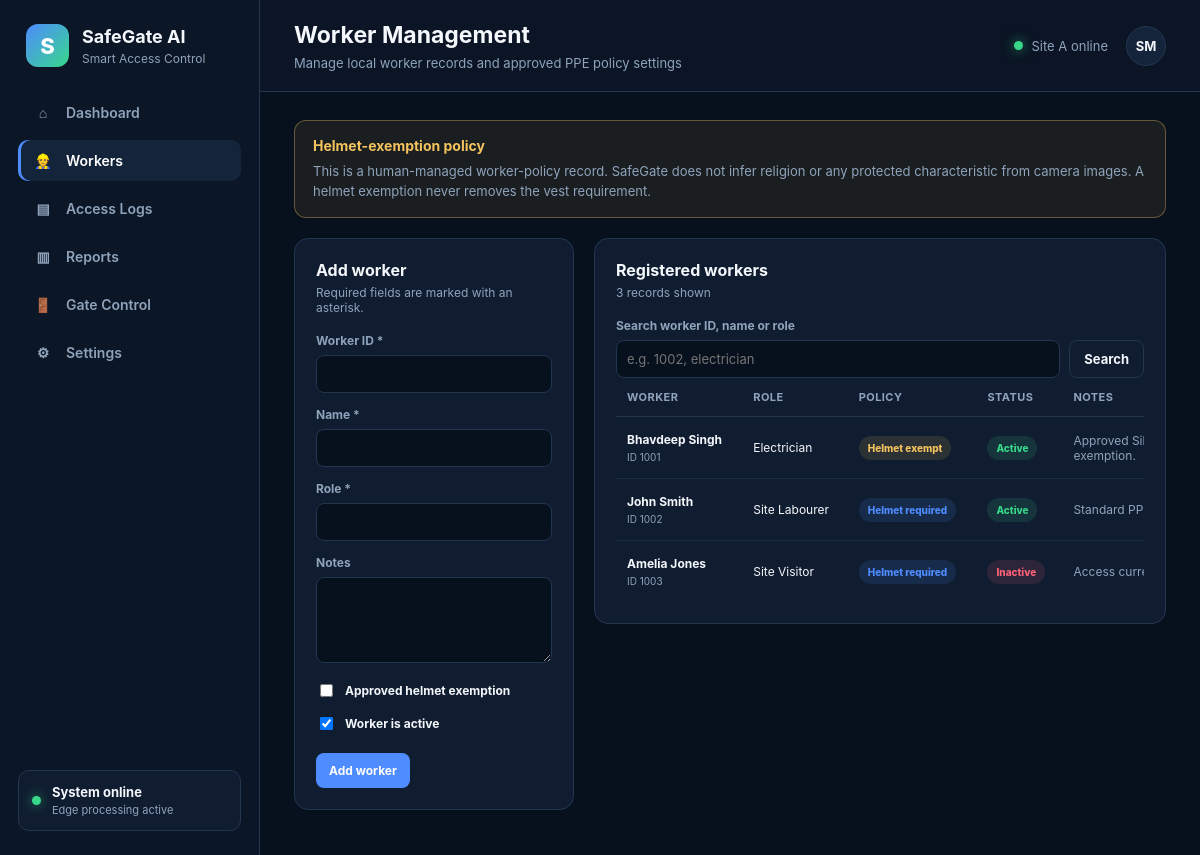
The page /workers on the database as committed earlier.
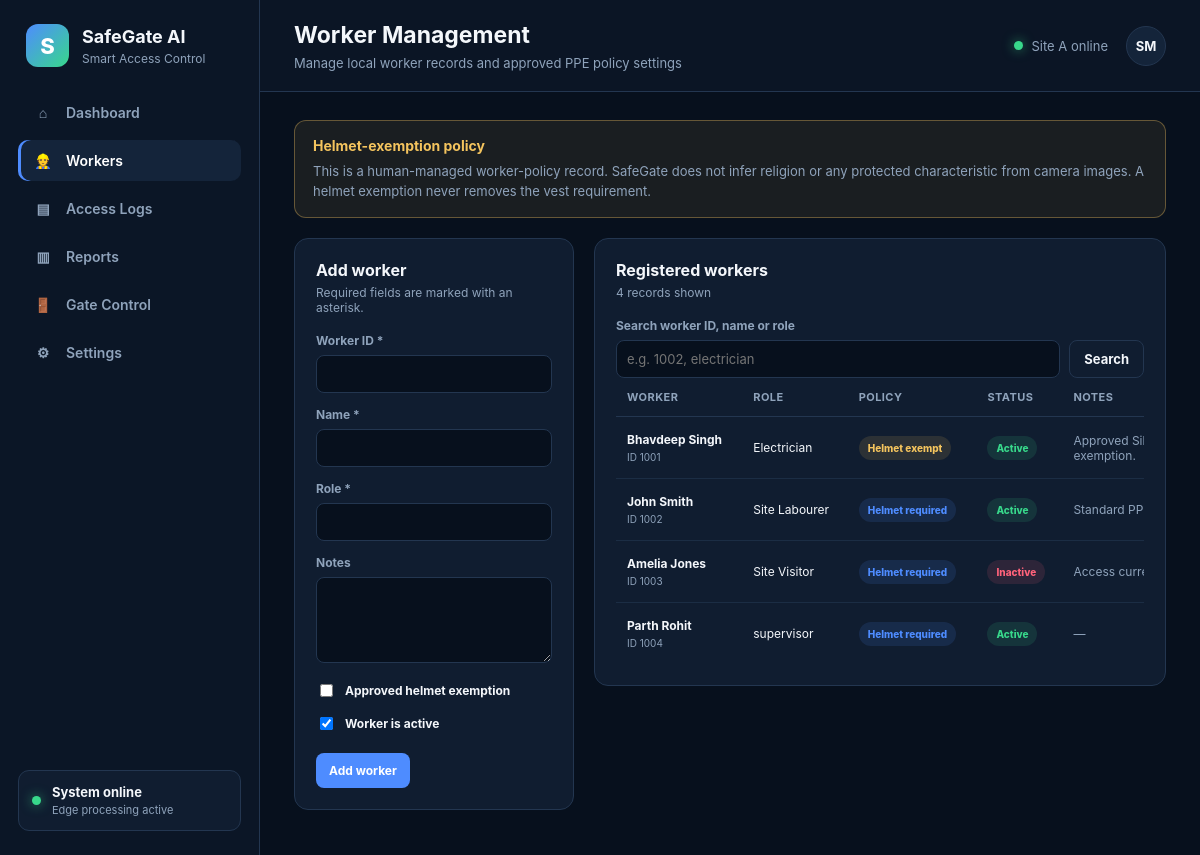
The same page on the database as committed later.
### tables this page shows
CREATE TABLE workers (
                    worker_id TEXT PRIMARY KEY,
                    name TEXT NOT NULL,
                    role TEXT NOT NULL,
                    helmet_exempt INTEGER NOT NULL DEFAULT 0,
                    active INTEGER NOT NULL DEFAULT 1,
                    notes TEXT DEFAULT ''
                );

### backend/dashboard.py (the view)
@app.route("/workers")
def workers_page():
    return render_workers_page(
        search_query=request.args.get("search", "").strip()
    )

### backend/dashboard.py (called while the page is built)
def render_workers_page(
    search_query: str = "",
    editing_worker: Worker | None = None,
):
    workers = (
        worker_database.search_workers(search_query)
        if search_query
        else worker_database.list_workers()
    )
    return render_template(
        "workers.html",
        page="workers",
        workers=workers,
        search_query=search_query,
        editing_worker=editing_worker,
        message=request.args.get("message", ""),
        message_type=request.args.get("message_type", "success"),
    )

### backend/worker_db.py (called while the page is built)
    def _connect(self) -> sqlite3.Connection:
        connection = sqlite3.connect(self.database_path)
        connection.row_factory = sqlite3.Row
        return connection

    def list_workers(self) -> list[Worker]:
        with self._connect() as connection:
            rows = connection.execute(
                """
                SELECT
                    worker_id,
                    name,
                    role,
                    helmet_exempt,
                    active,
                    notes
                FROM workers
                ORDER BY worker_id
                """
            ).fetchall()
        return [
            self._row_to_worker(row)
            for row in rows
        ]

    @staticmethod
    def _row_to_worker(
        row: sqlite3.Row,
    ) -> Worker:
        return Worker(
            worker_id=row["worker_id"],
            name=row["name"],
            role=row["role"],
            helmet_exempt=bool(
                row["helmet_exempt"]
            ),
            active=bool(row["active"]),
            notes=row["notes"] or "",
        )

### frontend/templates/workers.html (shortened to what this page needs)
{% extends "base.html" %}
{% block page_title %}
Worker Management
{% endblock %}
{% block page_description %}
Manage local worker records and approved PPE policy settings
{% endblock %}
{% block content %}
<section class="policy-notice">
    <h3>Helmet-exemption policy</h3>
    <p>
        This is a human-managed worker-policy record. SafeGate does not
        infer religion or any protected characteristic from camera images.
        A helmet exemption never removes the vest requirement.
    </p>
</section>
<section class="workers-layout">
    <article class="panel worker-form-panel">
        <div class="panel-heading">
            <div>
                <h3>
                    {% if editing_worker %}Edit worker{% else %}Add worker{% endif %}
                </h3>
                <p>Required fields are marked with an asterisk.</p>
            </div>
        </div>
        <form
            class="worker-record-form"
            method="post"
            action="{% if editing_worker %}{{ url_for('update_worker', worker_id=editing_worker.worker_id) }}{% else %}{{ url_for('add_worker') }}{% endif %}"
        >
            <label for="worker-id">Worker ID *</label>
            <input
                id="worker-id"
                name="worker_id"
                type="text"
                value="{{ editing_worker.worker_id if editing_worker else '' }}"
                required
            >
            <label for="worker-name">Name *</label>
            <input
                id="worker-name"
                name="name"
                type="text"
                value="{{ editing_worker.name if editing_worker else '' }}"
                required
            >
            <label for="worker-role">Role *</label>
            <input
                id="worker-role"
                name="role"
                type="text"
                value="{{ editing_worker.role if editing_worker else '' }}"
                required
            >
            <label for="worker-notes">Notes</label>
            <textarea id="worker-notes" name="notes" rows="4">{{ editing_worker.notes if editing_worker else '' }}</textarea>
            <label class="checkbox-label" for="helmet-exempt">
                <input
                    id="helmet-exempt"
                    name="helmet_exempt"
                    type="checkbox"
                >
                Approved helmet exemption
            </label>
            <label class="checkbox-label" for="worker-active">
                <input
                    id="worker-active"
                    name="active"
                    type="checkbox"
                    {% if not editing_worker or editing_worker.active %}checked{% endif %}
                >
                Worker is active
            </label>
            <div class="form-actions">
                <button class="primary-button" type="submit">
                    {% if editing_worker %}Save changes{% else %}Add worker{% endif %}
                </button>
            </div>
        </form>
    </article>
    <article class="panel worker-list-panel">
        <div class="panel-heading">
            <div>
                <h3>Registered workers</h3>
                <p>{{ workers|length }} record{% if workers|length != 1 %}s{% endif %} shown</p>
            </div>
        </div>
        <form class="worker-search-form" method="get" action="{{ url_for('workers_page') }}">
            <label for="worker-search">Search worker ID, name or role</label>
            <div>
                <input
                    id="worker-search"
                    name="search"
                    type="search"
                    value="{{ search_query }}"
                    placeholder="e.g. 1002, electrician"
                >
                <button class="secondary-button" type="submit">Search</button>
            </div>
        </form>
        {% if workers %}
            <div class="table-wrapper">
                <table class="data-table workers-table">
                    <thead>
                        <tr>
                            <th>Worker</th>
                            <th>Role</th>
                            <th>Policy</th>
                            <th>Status</th>
                            <th>Notes</th>
                        </tr>
                    </thead>
                    <tbody>
                        {% for worker in workers %}
                            <tr>
                                <td>
                                    <strong>{{ worker.name }}</strong>
                                    <small>ID {{ worker.worker_id }}</small>
                                </td>
                                <td>{{ worker.role }}</td>
                                <td>
                                    {% if worker.helmet_exempt %}
                                        <span class="policy-badge exempt">Helmet exempt</span>
                                    {% else %}
                                        <span class="policy-badge">Helmet required</span>
                                    {% endif %}
                                </td>
                                <td>
                                    <span class="worker-status {% if worker.active %}active{% else %}inactive{% endif %}">
                                        {% if worker.active %}Active{% else %}Inactive{% endif %}
                                    </span>
                                </td>
                                <td class="worker-notes-cell">{{ worker.notes or '—' }}</td>
                            </tr>
                        {% endfor %}
                    </tbody>
                </table>
            </div>
        {% else %}
            <div class="empty-state">
                <h3>No workers found</h3>
                <p>Try a different search term or add a new worker record.</p>
            </div>
        {% endif %}
    </article>
</section>
{% endblock %}

### frontend/templates/base.html (shortened to what this page needs)
<!DOCTYPE html>
<html lang="en">
<head>
    <link
        rel="stylesheet"
        href="{{ url_for('static', filename='css/style.css') }}"
    >
</head>
<body>
    <div class="app-layout">
        <aside class="sidebar">
            <div class="brand">
                <div class="brand-mark">S</div>
                <div>
                    <h1>SafeGate AI</h1>
                    <p>Smart Access Control</p>
                </div>
            </div>
            <nav class="navigation">
                <a
                    class="nav-link {% if page == 'dashboard' %}active{% endif %}"
                    href="{{ url_for('dashboard') }}"
                >
                    <span>⌂</span>
                    Dashboard
                </a>
                <a
                    class="nav-link {% if page == 'workers' %}active{% endif %}"
                    href="{{ url_for('workers_page') }}"
                >
                    <span>👷</span>
                    Workers
                </a>
                <a
                    class="nav-link {% if page == 'logs' %}active{% endif %}"
                    href="{{ url_for('logs_page') }}"
                >
                    <span>▤</span>
                    Access Logs
                </a>
                <a
                    class="nav-link {% if page == 'reports' %}active{% endif %}"
                    href="{{ url_for('reports_page') }}"
                >
                    <span>▥</span>
                    Reports
                </a>
                <a
                    class="nav-link {% if page == 'gate' %}active{% endif %}"
                    href="{{ url_for('gate_page') }}"
                >
                    <span>🚪</span>
                    Gate Control
                </a>
                <a
                    class="nav-link {% if page == 'settings' %}active{% endif %}"
                    href="{{ url_for('settings_page') }}"
                >
                    <span>⚙</span>
                    Settings
                </a>
            </nav>
            <div class="sidebar-footer">
                <div class="system-indicator">
                    <span class="status-dot online"></span>
                    <div>
                        <strong>System online</strong>
                        <small>Edge processing active</small>
                    </div>
                </div>
            </div>
        </aside>
        <div class="main-area">
            <header class="topbar">
                <div>
                    <h2>{% block page_title %}Dashboard{% endblock %}</h2>
                    <p>
                        {% block page_description %}{% endblock %}
                    </p>
                </div>
                <div class="topbar-actions">
                    <div class="site-status">
                        <span class="status-dot online"></span>
                        Site A online
                    </div>
                    <div class="manager-avatar">
                        SM
                    </div>
                </div>
            </header>
            <main class="content">
                {% block content %}{% endblock %}
            </main>
        </div>
    </div>
</body>
</html>

Rows that differ between the two databases and show on the page:
added workers: name "Parth Rohit", worker_id "1004", role "supervisor", helmet_exempt "Helmet required", active "Active", notes "—"
Other text that changed with them:
{{ workers|length }}: "3" → "4"
